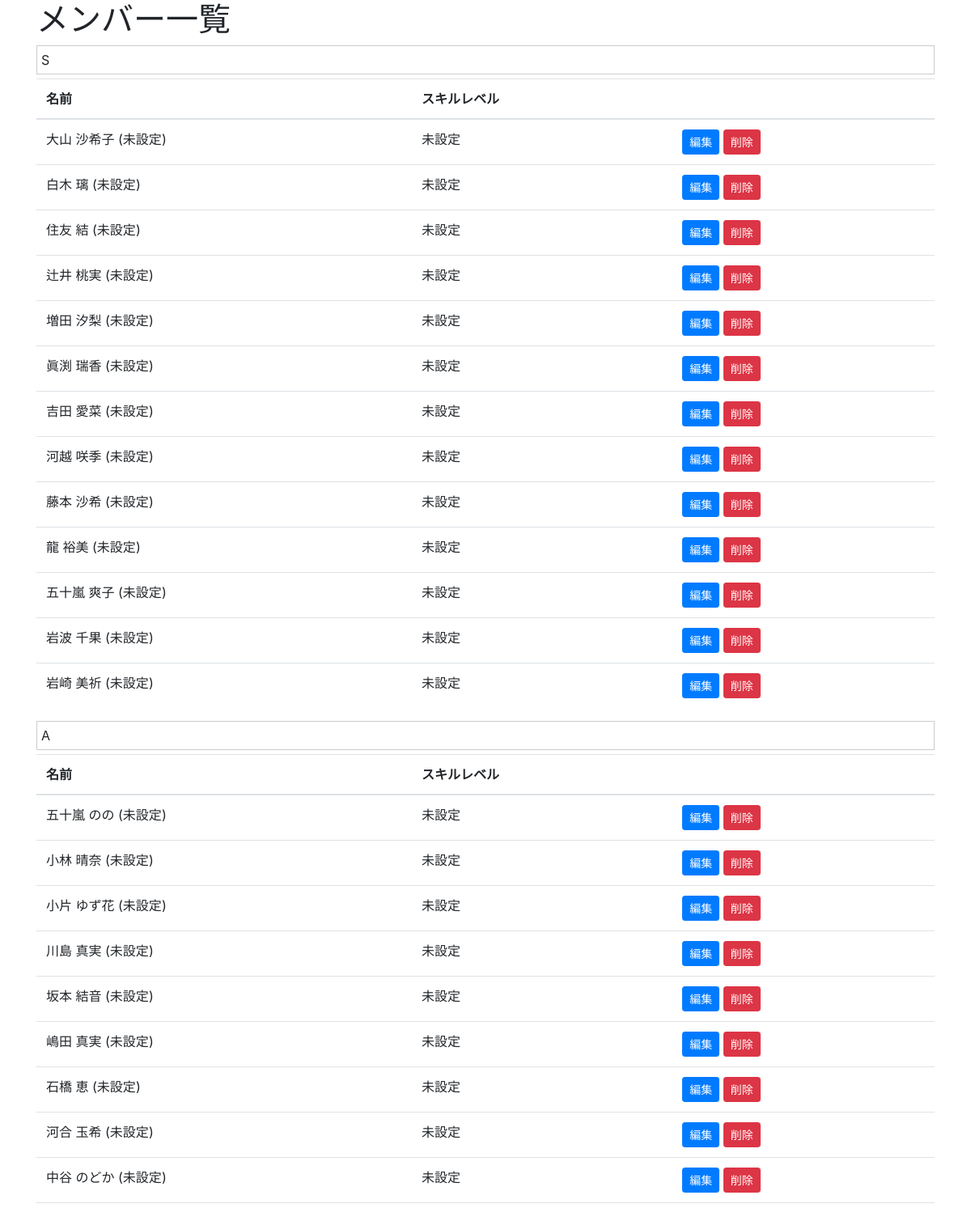
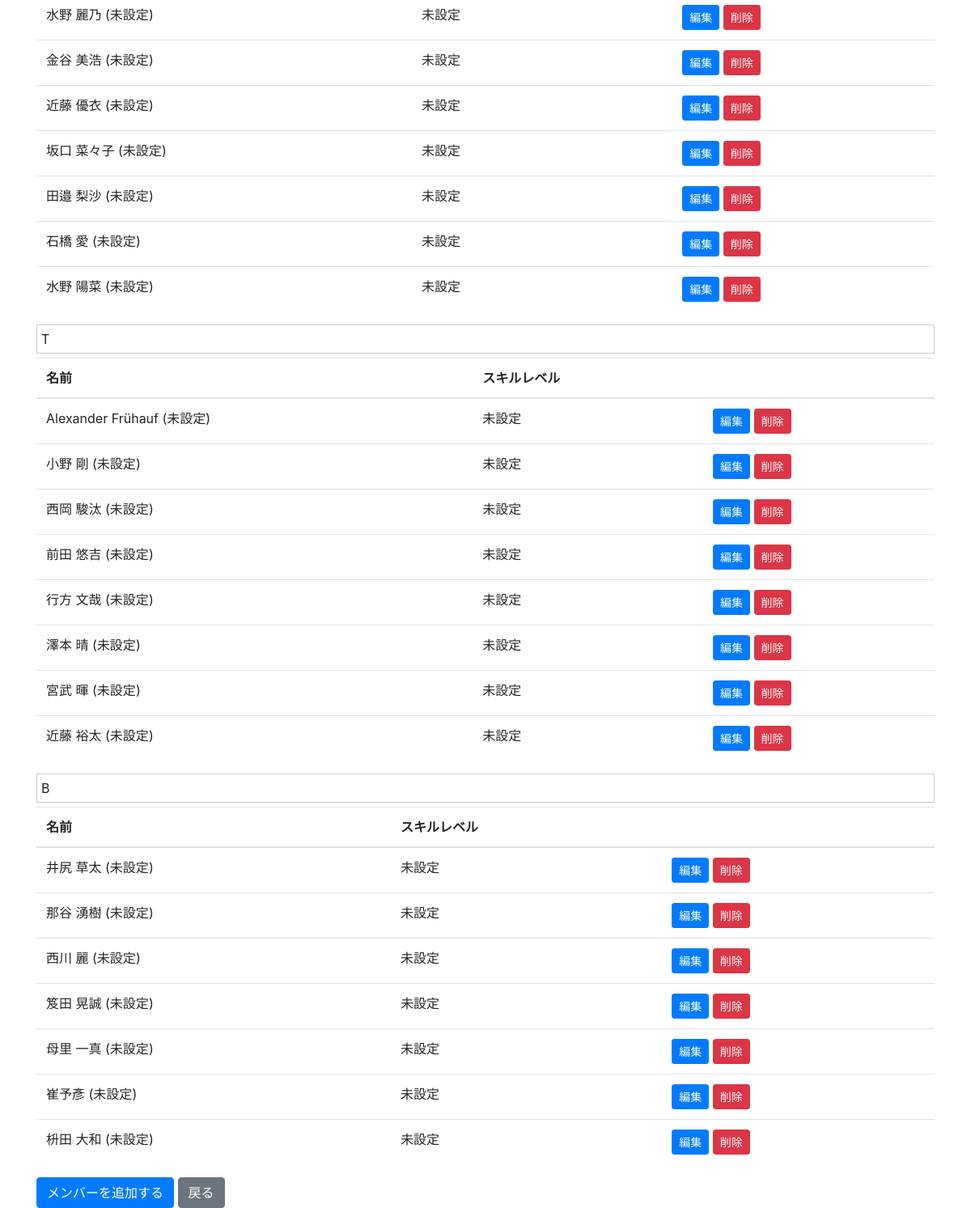
/members, run on the app's committed database (2 pictures, top to bottom).
### app.py (models this page shows)
class Member(db.Model):
    id = db.Column(db.Integer, primary_key=True)
    name = db.Column(db.String(50), nullable=False)
    part = db.Column(db.Enum('S', 'A', 'T', 'B', name='part_enum'), nullable=False)  # Enum型を使用
    part_detail = db.Column(db.Enum('上', '下', '未設定', name='part_detail_enum'), nullable=True, default='未設定')  # 上下を追加
    skill_level = db.Column(db.Enum('Beginner', 'Intermediate', 'Advanced', '未設定', name='skill_level_enum'), nullable=False, default='未設定')  # Enum型を使用
    date_associations = db.relationship("DateEntryMember", back_populates="member")
    def __repr__(self):
        return f"Member(id={self.id}, name='{self.name}', part='{self.part}', part_detail='{self.part_detail}', skill_level='{self.skill_level}')"

### app.py (the view)
@app.route("/members")
def members():
    members = Member.query.all()
    print(members)  # ログに出力
    return render_template("members.html", members=members)

### templates/members.html (shortened to what this page needs)
<!DOCTYPE html>
<html>
  <head>
    <link
      rel="stylesheet"
      href="https://stackpath.bootstrapcdn.com/bootstrap/4.5.2/css/bootstrap.min.css"
    />
  </head>
  <body>
    <div class="container">
      <h1>メンバー一覧</h1>
      {% set parts = ['S', 'A', 'T', 'B'] %} {% for part in parts %}
      <div>
        <div class="part-title" onclick="togglePart('{{ part }}_members')">
          {{ part }}
        </div>
        <div id="{{ part }}_members" class="part-members">
          <table class="table">
            <thead>
              <tr>
                <th>名前</th>
                <th>スキルレベル</th>
                <th></th>
              </tr>
            </thead>
            <tbody>
              {% for member in members %} {% if member.part == part %}
              <tr>
                <td>{{ member.name }} ({{ member.part_detail }})</td>
                <td>{{ member.skill_level }}</td>
                <td>
                  <a
                    href="/edit_member/{{ member.id }}"
                    class="btn btn-sm btn-primary"
                    >編集</a
                  >
                  <form
                    action="/delete_member/{{ member.id }}"
                    method="POST"
                    style="display: inline"
                  >
                    <button type="submit" class="btn btn-sm btn-danger">
                      削除
                    </button>
                  </form>
                </td>
              </tr>
              {% endif %} {% endfor %}
            </tbody>
          </table>
        </div>
      </div>
      {% endfor %}
      <a href="/add_member" class="btn btn-primary">メンバーを追加する</a>
      <a href="/" class="btn btn-secondary">戻る</a>
    </div>
  </body>
</html>

### templates/members.html (style rules this page uses)
.part-title { cursor: pointer; padding: 5px; border: 1px solid #ccc; margin-bottom: 5px; }

### data on the page
Member: name "大山 沙希子", part_detail "未設定", skill_level "未設定"
Member: name "白木 璃", part_detail "未設定", skill_level "未設定"
Member: name "住友 結", part_detail "未設定", skill_level "未設定"
Member: name "辻井 桃実", part_detail "未設定", skill_level "未設定"
Member: name "増田 汐梨", part_detail "未設定", skill_level "未設定"
Member: name "眞渕 瑞香", part_detail "未設定", skill_level "未設定"
Member: name "吉田 愛菜", part_detail "未設定", skill_level "未設定"
Member: name "河越 咲季", part_detail "未設定", skill_level "未設定"
Member: name "藤本 沙希", part_detail "未設定", skill_level "未設定"
Member: name "龍 裕美", part_detail "未設定", skill_level "未設定"
Member: name "五十嵐 爽子", part_detail "未設定", skill_level "未設定"
Member: name "岩波 千果", part_detail "未設定", skill_level "未設定"
Member: name "岩崎 美祈", part_detail "未設定", skill_level "未設定"
Member: name "五十嵐 のの", part_detail "未設定", skill_level "未設定"
Member: name "小林 晴奈", part_detail "未設定", skill_level "未設定"
Member: name "小片 ゆず花", part_detail "未設定", skill_level "未設定"
Member: name "川島 真実", part_detail "未設定", skill_level "未設定"
Member: name "坂本 結音", part_detail "未設定", skill_level "未設定"
Member: name "嶋田 真実", part_detail "未設定", skill_level "未設定"
Member: name "石橋 恵", part_detail "未設定", skill_level "未設定"
Member: name "河合 玉希", part_detail "未設定", skill_level "未設定"
Member: name "中谷 のどか", part_detail "未設定", skill_level "未設定"
Member: name "水野 麗乃", part_detail "未設定", skill_level "未設定"
Member: name "金谷 美浩", part_detail "未設定", skill_level "未設定"
Member: name "近藤 優衣", part_detail "未設定", skill_level "未設定"
Member: name "坂口 菜々子", part_detail "未設定", skill_level "未設定"
Member: name "田邉 梨沙", part_detail "未設定", skill_level "未設定"
Member: name "石橋 愛", part_detail "未設定", skill_level "未設定"
Member: name "水野 陽菜", part_detail "未設定", skill_level "未設定"
Member: name "Alexander Frühauf", part_detail "未設定", skill_level "未設定"
Member: name "小野 剛", part_detail "未設定", skill_level "未設定"
Member: name "西岡 駿汰", part_detail "未設定", skill_level "未設定"
Member: name "前田 悠吉", part_detail "未設定", skill_level "未設定"
Member: name "行方 文哉", part_detail "未設定", skill_level "未設定"
Member: name "澤本 晴", part_detail "未設定", skill_level "未設定"
Member: name "宮武 暉", part_detail "未設定", skill_level "未設定"
Member: name "近藤 裕太", part_detail "未設定", skill_level "未設定"
Member: name "井尻 草太", part_detail "未設定", skill_level "未設定"
Member: name "那谷 湧樹", part_detail "未設定", skill_level "未設定"
Member: name "西川 麗", part_detail "未設定", skill_level "未設定"
Member: name "笈田 晃誠", part_detail "未設定", skill_level "未設定"
Member: name "母里 一真", part_detail "未設定", skill_level "未設定"
Member: name "崔予彥", part_detail "未設定", skill_level "未設定"
Member: name "枡田 大和", part_detail "未設定", skill_level "未設定"

### other printed values
{{ part }} "S" "A" "T" "B"
